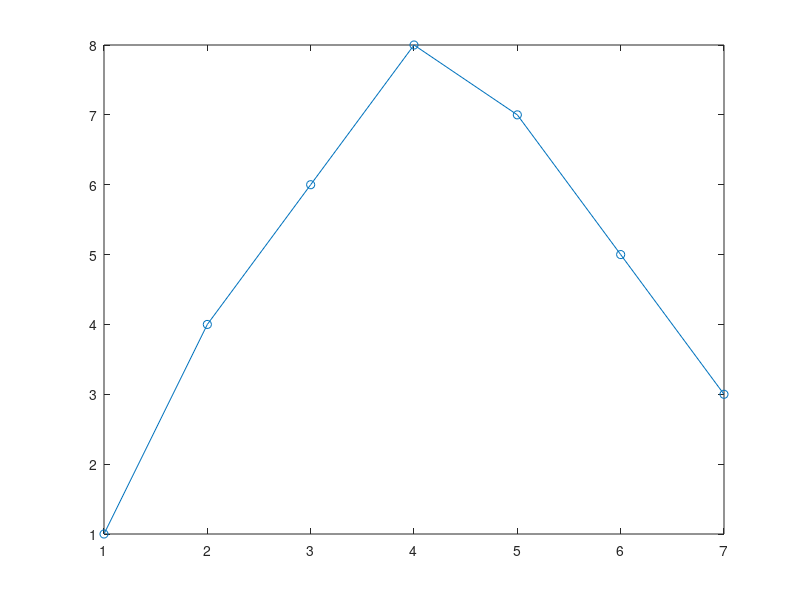

Reproduce this figure in MATLAB.
%% Q2
f = [1 4 6 8 7 5 3];
int = interp1(f, 1:7);
figure
plot(int)
hold on
scatter(1:7, f)

%% Q3.1
% Train
c1 = [0.4003 0.3988 0.3998 0.3997 0.4010 0.3995 0.3991];
c2 = [0.2554 0.3139 0.2627 0.3802 0.3287 0.3160 0.2924];
c3 = [0.5632 0.7687 0.0524 0.7586 0.4243 0.5005 0.6769];
xtrain = [c1(1:4) c2(1:4) c3(1:4)];
Y = [ones(1,4) ones(1,4)*2 ones(1,4)*3];
model = fitcknn(xtrain', Y');

% Predict
xtest = [c1(5:end) c2(5:end) c3(5:end)];
label = predict(model, xtest')';

%% Q3.2
m = [0.4 0.3 0.5];
std = [0.01 0.05 0.2];
map = zeros(3, 7*3);
for i=1:3
    map(i,:) = normpdf([c1 c2 c3], m(i), std(i));
end

labels = zeros(1,7*3);
for i=1:7*3
    [~,label] = max(map(:,i));
    labels(i) = label;
end
%% 


